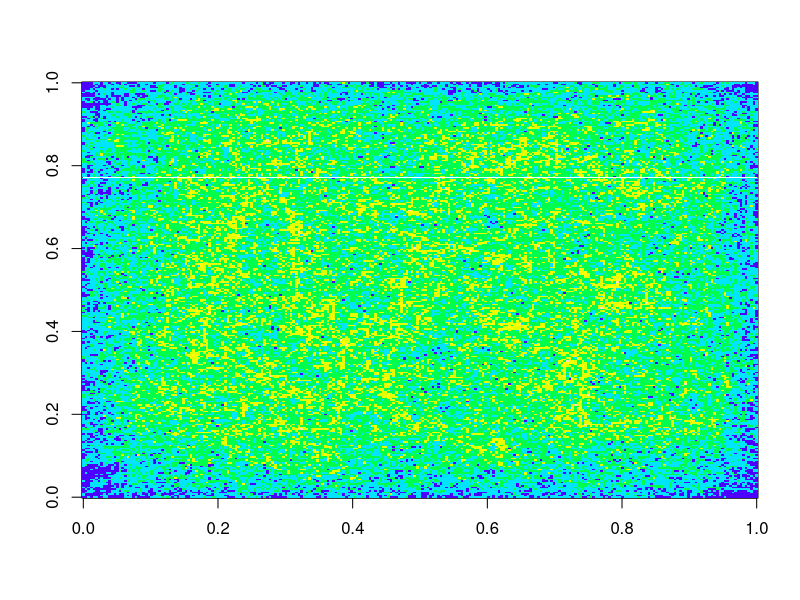
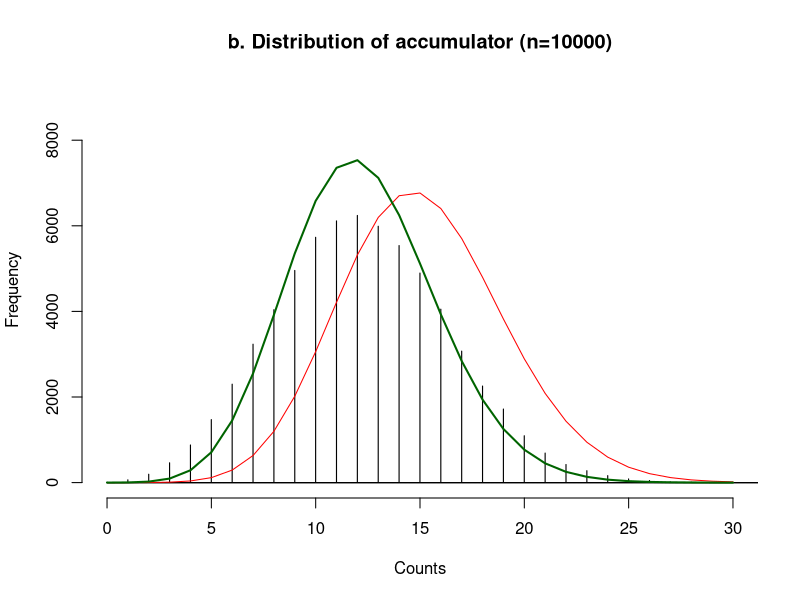
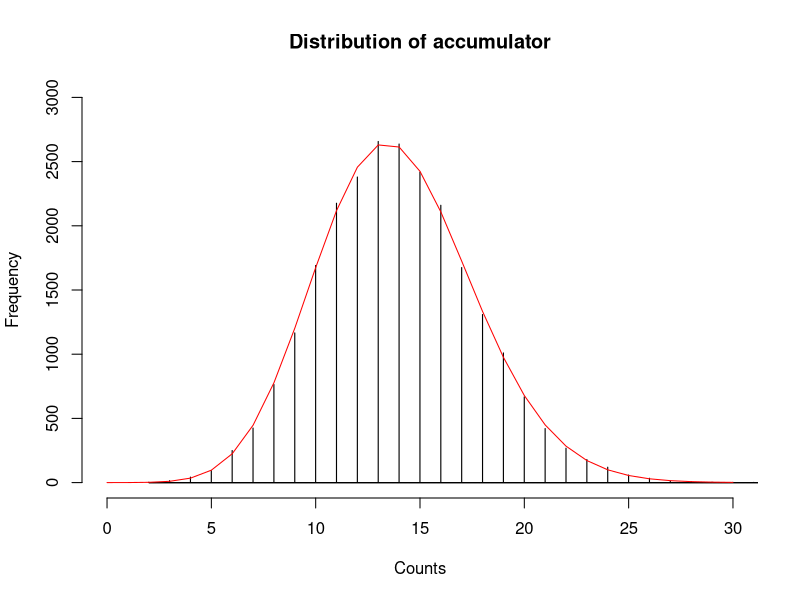

Generate these figures, in order, with R: (Note: a time limit stopped this script after it produced the figures.)
# Functions required for simulations: 
#--------------------------------
#library(imager)

# plotimage plots a matrix as an image
plotimage=function(mat,lim=NULL,nc=1000,m=NULL,z=FALSE,add=FALSE,cols="rainbow",lc=c(0,0.7),p="l")
{ # mat : matrice a tracer
    
    if(!p%in%c("l","a","al","n","ld","ad","ald","nd")){p="n"}
    if(p=="l"){	axes=FALSE;leg=TRUE;	continuous=TRUE}
    if(p=="a"){	axes=TRUE;leg=FALSE;	continuous=TRUE}
    if(p=="al"){	axes=TRUE;leg=TRUE;	continuous=TRUE}
    if(p=="n"){	axes=FALSE;leg=FALSE	;continuous=TRUE}
    if(p=="ld"){	axes=FALSE;leg=TRUE;	continuous=FALSE}
    if(p=="ad"){	axes=TRUE;leg=FALSE;	continuous=FALSE}
    if(p=="ald"){	axes=TRUE;leg=TRUE;	continuous=FALSE}
    if(p=="nd"){	axes=FALSE;leg=FALSE	;continuous=FALSE}
    alpha.col=1
    #continuous=TRUE
    main=NULL
    imageToPlot=NULL
    nbPixX=dim(mat)[1]
    nbPixY=dim(mat)[2]
    if(is.null(lim)){lim=c(NULL,NULL)}
    min.scale=lim[1]
    max.scale=lim[2]
    start.col=lc[1]
    end.col=lc[2]
    if(is.null(m)){m=matrix(TRUE,dim(mat)[1],dim(mat)[2])}
    if(!z)
    {
        if(is.null(min.scale)){min.scale=min(mat,na.rm=T)}
        if(is.null(max.scale)){max.scale=max(mat,na.rm=T)}
        if(cols=="rainbow")
        {
            vecteurCouleur=rev(rainbow(nc,start=start.col,end=end.col,alpha=alpha.col))
        }
        if(cols=="heat.colors")
        {
            vecteurCouleur=heat.colors(nc, alpha = alpha.col)
        }
        if(cols=="terrain.colors")
        {
            vecteurCouleur=terrain.colors(nc, alpha = alpha.col)
        }
        if(cols=="topo.colors")
        {
            vecteurCouleur=topo.colors(nc, alpha = alpha.col)
        }
        if(cols=="cm.colors")
        {
            vecteurCouleur=cm.colors(nc, alpha = alpha.col)
        }
        if(cols=="gray.scale")
        {
            vecteurCouleur=gray.colors(nc, start = start.col, end = end.col, gamma = 2.2, alpha = alpha.col)
        }
        #if(col.rev){vecteurCouleur=rev(vecteurCouleur)}
        
        pas=(max.scale-min.scale)/nc
        
        if(!add)
        {
            if(leg)
            {
                matrice <- matrix(c(1,2,2,2,2,2),nrow=1,ncol=6,byrow=TRUE)
                layout(matrice)
                par(mar=c(4, 0, 5, 0))
                par(xaxt="n")
                par(yaxt="n")
                par(bty="n")
                
                plot(rep(1,nc),1:nc,col=vecteurCouleur,xlab="",ylab="",cex=4,pch=15)
                
                if(abs(nc*pas)<10){digits=1}else{if(abs(nc*pas)<1){digits=3}else{digits=0}}
                for(k in 0:(nc/100))
                {		
                    text(0.7,k*100,round(min.scale+100*k*pas,digits=digits))
                }
                
                
                
                #par(mar=c(3,2,0,2))
                
                par(xaxt="s")
                par(yaxt="s")
            }
            
            
            
            # if(!continuous)
            # {
            # plot(NULL,xlim=c(0,nbPixX),ylim=c(0,nbPixY),xlab="",ylab="",main=main)
            # }
            
        }
        matR=matB=matG=matrix(0,nbPixX,nbPixY)
        
        for(i in 1:nbPixX)
        {
            for(j in 1:nbPixY)
            {
                tim=mat[i,j]
                
                if(!is.na(tim)&(m[i,j]))
                {
                    if(tim<=min.scale){indicecol=1}
                    if(tim>=max.scale){indicecol=nc}
                    if(tim<max.scale&tim>min.scale){indicecol=round((tim-min.scale)/pas)}
                    if(indicecol>nc){indicecol=nc}
                    if(indicecol<1){indicecol=1}
                    if(!add)
                    {
                        matR[i,j]=col2rgb(vecteurCouleur[indicecol])["red",]
                        matG[i,j]=col2rgb(vecteurCouleur[indicecol])["green",]
                        matB[i,j]=col2rgb(vecteurCouleur[indicecol])["blue",]
                    }
                    else
                    {
                        points(i,j,col=vecteurCouleur[indicecol],pch=20,cex=0.5)
                    }
                    
                    
                }
                
            }
        }
        
        imageToPlot=as.cimg(c(as.vector(unlist(matR)),as.vector(unlist(matG)),as.vector(unlist(matB))),x=nbPixX,y=nbPixY,cc=3)
        if(!add)
        {
            par(xaxt="s")
            par(yaxt="s")
            
            par(mar=c(2,0,3,2))
            plot(imageToPlot,axes=axes,new=add,main=main,interpolate=continuous)
        }	
        
    }
    if(z)
    {
        zones=levels(as.factor(as.vector(mat)))
        couleurs=rainbow(length(zones))
        matR=matB=matG=matrix(0,nbPixX,nbPixY)
        matrice <- matrix(c(1,1,1,1,1,1),nrow=1,ncol=1,byrow=TRUE)
        layout(matrice)
        plot(NULL,xlim=c(0,nbPixX),ylim=c(0,nbPixY),xlab="",ylab="")
        for(i in 1:nbPixX)
        {
            for(j in 1:nbPixY)
            {
                tim=mat[i,j]	
                if(!is.na(tim)&m[i,j])
                {
                    
                    for(k in 1:length(zones))
                    {
                        
                        if(tim==zones[k])
                        {
                            
                            if(!add)
                            {
                                matR[i,j]=as.data.frame(col2rgb(couleurs[k]))["red",]
                                matG[i,j]=as.data.frame(col2rgb(couleurs[k]))["green",]
                                matB[i,j]=as.data.frame(col2rgb(couleurs[k]))["blue",]
                                imageToPlot=as.cimg(c(as.vector(unlist(matR)),as.vector(unlist(matG)),as.vector(unlist(matB))),x=nbPixX,y=nbPixY,cc=3)
                            }	
                            else
                            {
                                # if(!add){plot(NULL,xlim=c(0,nbPixX),ylim=c(0,nbPixY),xlab="",ylab="",main=main)}
                                points(mat[i],mat[j],col=couleurs[k],cex=0.6)
                                matR[i,j]=as.data.frame(col2rgb(couleurs[k]))["red",]
                                matG[i,j]=as.data.frame(col2rgb(couleurs[k]))["green",]
                                matB[i,j]=as.data.frame(col2rgb(couleurs[k]))["blue",]
                                imageToPlot=as.cimg(c(as.vector(unlist(matR)),as.vector(unlist(matG)),as.vector(unlist(matB))),x=nbPixX,y=nbPixY,cc=3)	
                            }
                        }
                    }	
                }
            }
        }
        
        if(!add)
        {
            par(mar=c(1,1,3,1))
            #par(mar=c(0,0,0,0))
            plot(imageToPlot,axes=axes,interpolate=continuous)
            #axis(1)
            #axis(2)
        }		
    }
    return(imageToPlot)
}
# PlotLine allow to add a line in an accumulator
plotLine=function(matRes,x0,y0,x1,y1)
{
    plotLineLow=function(matRes,x0,y0,x1,y1)
    {
        dx=x1-x0
        dy=y1-y0
        yi=1
        if(dy<0){yi=-1;dy=-dy}
        D=2*dy-dx
        y=y0
        for(x in x0:x1)
        {
            matRes[x,y]=1
            if(D>0){y=y+yi;D=D-2*dx}
            D=D+2*dy
        }	
        return(matRes)
    }
    plotLineHigh=function(matRes,x0,y0,x1,y1)
    {
        dx=x1-x0
        dy=y1-y0
        xi=1
        if(dx<0){xi=-1;dx=-dx}
        D=2*dx-dy
        x=x0
        for(y in y0:y1)
        {
            matRes[x,y]=1
            if(D>0){x=x+xi;D=D-2*dy}
            D=D+2*dx
        }	
        return(matRes)
    }
	if(abs(y1-y0)<abs(x1-x0))
	{	
		if(x0>x1){	res=plotLineLow(matRes,x1,y1,x0,y0)}
		if(x0<=x1){res=plotLineLow(matRes,x0,y0,x1,y1)}			
	}
	if(abs(y1-y0)>=abs(x1-x0))
	{	
		if(y0>y1){res=plotLineHigh(matRes,x1,y1,x0,y0)}
		if(y0<=y1){res=plotLineHigh(matRes,x0,y0,x1,y1)}			
	}

	return(res)
}
# genereSegment allows to add a randomly generated segment in an accumulator (using plotLine)
genereSegment=function(tailleSegment,tailleMatrice,tailleMatriceY=NULL,contrainteX=NULL,contrainteY=NULL)
{
	
	if(!is.null(tailleMatriceY)){tailleMatriceX=tailleMatrice;tailleMatriceY=tailleMatriceY}else{tailleMatriceX=tailleMatrice;tailleMatriceY=tailleMatrice}
	matSeg=matrix(0,tailleMatriceX+tailleSegment+2,tailleMatriceY+tailleSegment+2)
	if(is.null(contrainteX))
	{
		x0=round(tailleSegment/2+tailleMatriceX*runif(1))+1
		y0=round(tailleSegment/2+tailleMatriceY*runif(1))+1
	}
	if(!is.null(contrainteX))
	{
			randomI=sample(length(contrainteX),1)
			x0=contrainteX[randomI]
			y0=contrainteY[randomI]
	}
			
	angle=pi*runif(1)-pi/2
	xA=round(x0-floor(tailleSegment/2)*cos(angle))
	xB=round(x0+floor(tailleSegment/2)*cos(angle))
	yA=round(y0-floor(tailleSegment/2)*sin(angle))
	yB=round(y0+floor(tailleSegment/2)*sin(angle))
	mat=plotLine(matRes=matSeg,x0=xA,y0=yA,x1=xB,y1=yB)
	return(mat)
}
# Calculate the p-value for the test (given a maximum)
calculPvalueMax=function(maxObserve,nombreSegment,prob,nbRealisations)
{
	frep=pbinom(maxObserve-1,size=nombreSegment,prob=prob)^nbRealisations
	pval=1-frep
	return(pval)
}
# Calculate the threshold for the test (given a maximum)
calculValeurSeuil=function(nombreSegment,prob,nbRealisations)
{
	return(qbinom((1-0.05)^(1/nbRealisations),size=nombreSegment,prob=prob))
}
distMax=function(Nmax,probaSegment,nbRealisations,nombreSegment)
{
	proba=rep(NA,Nmax)
	for(i in 0:(Nmax-1))
	{
		proba[i+1]=pbinom(i,size=nombreSegment,prob=probaSegment)^nbRealisations-pbinom(i-1,size=nombreSegment,prob=probaSegment)^nbRealisations
	}
	return(proba)
}
		

# Getting an accumulator with various number of segments/sizes of segments
#---------------------------
tailleMatrice=256
nombreSegment=10000 # ou 10000
tailleSegment=100
res=matrix(0,tailleMatrice+tailleSegment+2,tailleMatrice+tailleSegment+2)
for(i in 1:nombreSegment)
{
	matriceSegment=genereSegment(tailleSegment=tailleSegment,tailleMatrice=tailleMatrice)	
	res=res+matriceSegment
}
debutI=tailleSegment/2+1
finI=floor(tailleSegment/2)+1+tailleMatrice
# Figure 3 (to uncomment)
#with imager library
#plotimage(res,p="ld");abline(v=debutI,col="red",lwd=2);	abline(v=finI,col="red",lwd=2);	abline(h=debutI,col="red",lwd=2);abline(h=finI,col="red",lwd=2)	
#abline(v=debut,col="white",lwd=2);abline(v=fin,col="white",lwd=2);abline(h=debut,col="white",lwd=2);abline(h=fin,col="white",lwd=2)
# without imager,use image

res1=res[debutI:finI,debutI:finI]
image(res1,col=topo.colors(6))
# Figure 3 (to uncomment)
#plotimage(res1,p="ld")
#abline(v=marge,col="white",lwd=2);abline(v=fin-marge,col="white",lwd=2);abline(h=marge,col="white",lwd=2);abline(h=fin-marge,col="white",lwd=2)

# Getting Figure 4
#--------------------
nEtude=30
h=hist(as.vector(unlist(res1)),xlim=c(0,nEtude),ylim=c(0,9000),col="light blue",xlab="Counts",ylab="Frequency",main="b. Distribution of accumulator (n=10000)",breaks=nombreSegment)
p=tailleSegment/(dim(res1)[1]^2)
tailleEst=sum(res1)/nombreSegment
pest=tailleEst/(tailleMatrice)^2
vect2=vect3=rep(NA,nEtude+1)
for(i in 0:(nEtude)){vect3[i+1]=dbinom(x=i,size=nombreSegment,prob=pest)*(dim(res1)[1])^2}
for(i in 0:(nEtude)){vect2[i+1]=dbinom(x=i,size=nombreSegment,prob=p)*(dim(res1)[1])^2}
lines(x=0:nEtude,y=vect2[1:(nEtude+1)],col="red",type="l")	  
lines(x=0:nEtude,y=vect3[1:(nEtude+1)],col="dark green",type="l",lwd=2)
	#for(i in 0:(nEtude)){vect2[i+1]=dbinom(x=i,size=nombreSegment,prob=p)*(dim(res2)[1])^2}

marge=floor(tailleSegment/2)
debut=tailleSegment/2+1+marge
fin=floor(tailleSegment/2)+1+tailleMatrice-marge
res2=res[debut:fin,debut:fin]	


# Getting Figure 5
#--------------------
h=hist(as.vector(unlist(res2)),xlim=c(0,nEtude),ylim=c(0,3000),col="light blue",xlab="Counts",ylab="Frequency",main="Distribution of accumulator",breaks=nombreSegment)
vect3=rep(NA,nEtude+1)
tailleEst=sum(res2)/nombreSegment
pest=tailleEst/(dim(res2)[1])^2
vect2=vect3=rep(NA,nEtude+1)
for(i in 0:(nEtude)){vect3[i+1]=dbinom(x=i,size=nombreSegment,prob=pest)*(dim(res2)[1])^2}
lines(x=0:nEtude,y=vect3[1:(nEtude+1)],col="red",type="l")
	
1.5*(quantile(as.vector(unlist(res2))[as.vector(unlist(res2))!=0],0.75)-quantile(as.vector(unlist(res2))[as.vector(unlist(res2))!=0],0.25))

calculValeurSeuil(nombreSegment=nombreSegment,prob=pest,nbRealisations=(dim(res1)[1])^2)
calculPvalueMax(maxObserve=max(unlist(res1)),nombreSegment=nombreSegment,prob=pest,nbRealisations=(dim(res1)[1])^2)
#  1  pour p
#	0.5970869  pour pest

#--------------------------
# Obtaining p-values (not in paper)
#---------------------------
	nbSimul=1000
	tailleMatrice=256
	tailleSegment=10 # en nombre de pixels
	#nombreSegment=tailleMatrice^2
	nombreSegment=100
	marge=floor(tailleSegment/2)
	debut=tailleSegment/2+1+marge
	fin=floor(tailleSegment/2)+1+tailleMatrice-marge
	debutI=tailleSegment/2+1
	finI=floor(tailleSegment/2)+1+tailleMatrice
	probaSegment2=rep(NA,nbSimul)
	probaMaxP1=rep(NA,nbSimul)
	probaMaxP2=rep(NA,nbSimul)
	probaMaxP3=rep(NA,nbSimul)
	maxObserve=rep(NA,nbSimul)
	maxFinal=rep(NA,nbSimul)
	# tailleSegment/(tailleMatrice^2)
# [1] 0.005


	for(k in 1:nbSimul)
	{
			print(k)
			res=matrix(0,tailleMatrice+tailleSegment+2,tailleMatrice+tailleSegment+2)
			for(i in 1:nombreSegment)
			{
				matriceSegment=genereSegment(tailleSegment=tailleSegment,tailleMatrice=tailleMatrice)	
				res=res+matriceSegment
			}
			# trace de l'image
			# plotimage(res,p="ld");abline(v=debutI,col="red",lwd=2);	abline(v=finI,col="red",lwd=2);	abline(h=debutI,col="red",lwd=2);abline(h=finI,col="red",lwd=2)	
			# abline(v=debut,col="white",lwd=2);abline(v=fin,col="white",lwd=2);abline(h=debut,col="white",lwd=2);abline(h=fin,col="white",lwd=2)
			# # donnee restreites à la marge
			resFinal=res[debut:fin,debut:fin]
			maxFinal[k]=max(as.vector(unlist(resFinal)))
			sommeRes=sum(as.vector(unlist(resFinal)))
			tailleObservee=sommeRes/nombreSegment
			probaSegment2[k]=tailleObservee/((dim(resFinal)[1])^2)
			probaMaxP1[k]=calculPvalueMax(maxObserve=maxFinal[k],nombreSegment=nombreSegment,prob=probaSegment2[k],nbRealisations=(dim(resFinal)[1])^2)
			nEtude=7
			vect2=rep(NA,nEtude)
			 # hist(as.vector(unlist(resFinal)),xlim=c(0,nEtude))
			 # for(i in 0:(nEtude)){vect2[i+1]=dbinom(x=i,size=nombreSegment,prob=probaSegment2[k])*(dim(resFinal))[1]^2}
			 # lines(x=0:nEtude,y=vect2[1:(nEtude+1)],col="green",type="l")	  
			 # proTh=distMax(Nmax=nEtude,probaSegment=probaSegment2[k],nbRealisations=(dim(resFinal))[1]^2,nombreSegment=nombreSegment)*(dim(resFinal))[1]^2
			 # lines(x=0:nEtude,y=proTh[1:(nEtude+1)],col="red",type="l")
			# la distribution est validee
	
			
			# donnees sur l'ensemble de la matrice
			resFinal2=res[debutI:finI,debutI:finI]
			maxObserve[k]=max(as.vector(unlist(resFinal2)))
			probaSegment=tailleSegment/(tailleMatrice^2)
			probaMaxP2[k]=calculPvalueMax(maxObserve=maxObserve[k],nombreSegment=nombreSegment,prob=probaSegment,nbRealisations=tailleMatrice^2)
			
			maxFinal2=max(as.vector(unlist(resFinal2)))
			sommeRes2=sum(as.vector(unlist(resFinal2)))
			tailleObservee2=sommeRes2/nombreSegment
			probaSeg=tailleObservee2/((dim(resFinal2)[1])^2)
			probaMaxP3[k]=calculPvalueMax(maxObserve=maxFinal2,nombreSegment=nombreSegment,prob=probaSeg,nbRealisations=tailleMatrice^2)
		
			 # hist(as.vector(unlist(resFinal2)),xlim=c(0,nEtude))
			 # for(i in 0:(nEtude)){vect2[i+1]=dbinom(x=i,size=nombreSegment,prob=probaSegment)*tailleMatrice^2}
			 # lines(x=0:nEtude,y=vect2[1:(nEtude+1)],col="green",type="l")
				# proTh=distMax(Nmax=nEtude,probaSegment=probaSegment,nbRealisations=tailleMatrice^2,nombreSegment=nombreSegment)*tailleMatrice^2
			  # lines(x=0:nEtude,y=proTh[1:(nEtude+1)],col="red",type="l")
		}
		
		
	probRestreinte=100*sum(probaMaxP1<0.05)/length(probaMaxP1)
	#prob=100*sum(probaMaxP2<0.05)/length(probaMaxP2)
	probTotale=100*sum(probaMaxP3<0.05)/length(probaMaxP3)

# }

# Getting the simulation results (to obtain the results in the table, change the parameters)
#-------------------------
	tailleMatrice=256
	nombreSegment=10000
	tailleSegment=25
	nbIter=100
	e0=rep(NA,nbIter)
	e1=rep(NA,nbIter)
	e2=rep(NA,nbIter)
	t1=rep(NA,nbIter)
	t2=rep(NA,nbIter)
	t3=rep(NA,nbIter)
	m=rep(NA,nbIter)
	for(k in 1:nbIter)
	{ print(k)
		res=matrix(0,tailleMatrice+tailleSegment+2,tailleMatrice+tailleSegment+2)
		for(i in 1:nombreSegment)
		{
			matriceSegment=genereSegment(tailleSegment=tailleSegment,tailleMatrice=tailleMatrice)	
			res=res+matriceSegment
		}
		debutI=tailleSegment/2+1
		finI=floor(tailleSegment/2)+1+tailleMatrice
		res1=res[debutI:finI,debutI:finI]
		p=tailleSegment/(dim(res1)[1]^2)
		
		tailleEst=sum(res1)/nombreSegment
		p1=tailleEst/(tailleMatrice)^2

		marge=floor(tailleSegment/2)
		debut=tailleSegment/2+1+marge
		fin=floor(tailleSegment/2)+1+tailleMatrice-marge
		res2=res[debut:fin,debut:fin]	

		tailleEst2=sum(res2)/nombreSegment
		p2=tailleEst2/(dim(res2)[1])^2
		m[k]=max(as.vector(unlist(res1)))
		e0[k]=calculValeurSeuil(nombreSegment=nombreSegment,prob=p,nbRealisations=(dim(res1)[1])^2)
		e1[k]=calculValeurSeuil(nombreSegment=nombreSegment,prob=p1,nbRealisations=(dim(res1)[1])^2)
		e2[k]=calculValeurSeuil(nombreSegment=nombreSegment,prob=p2,nbRealisations=(dim(res2)[1])^2)
		t1[k]=quantile(as.vector(unlist(res1)),0.75)+1.5*(quantile(as.vector(unlist(res1))[as.vector(unlist(res1))],0.75)-quantile(as.vector(unlist(res1))[as.vector(unlist(res1))],0.25))	
		t2[k]=quantile(as.vector(unlist(res2)),0.75)+1.5*(quantile(as.vector(unlist(res2))[as.vector(unlist(res2))],0.75)-quantile(as.vector(unlist(res2))[as.vector(unlist(res2))],0.25))
		#vec=as.vector(unlist(res1))[as.vector(unlist(res1))!=0]
		indmax=which(res1==max(res1),arr.ind=TRUE)
		listIndicesI=(indmax[1]-round(tailleSegment/2)):(indmax[1]+round(tailleSegment/2))
		listIndicesJ=(indmax[2]-round(tailleSegment/2)):(indmax[2]+round(tailleSegment/2))
		listeMatriceTotale=matrix(FALSE,dim(res1)[1],dim(res1)[2])
		for(i in 1:length(listIndicesI))
		{
			for(j in 1:length(listIndicesJ))
			{
				if((listIndicesI[i]-indmax[1])^2+(listIndicesJ[j]-indmax[2])^2<(tailleSegment/2)^2)
				{
			#	print(listIndicesI[i])
			#	print(listIndicesJ[j])
				
					if(listIndicesI[i]<256&listIndicesJ[j]<256)
					{ 
						listeMatriceTotale[listIndicesI[i],listIndicesJ[j]]=TRUE
					}
				
				}
			}
		}
		resCercle=res1[listeMatriceTotale]
		vec=sample(resCercle,max(res1))
		t3[k]=quantile(vec,0.75)+1.5*(quantile(vec,0.75)-quantile(vec,0.25))
		}
	summary(e0)
	summary(e1)
	summary(e2)
	summary(t1)
	summary(t2)
	summary(t3)
	summary(m)
